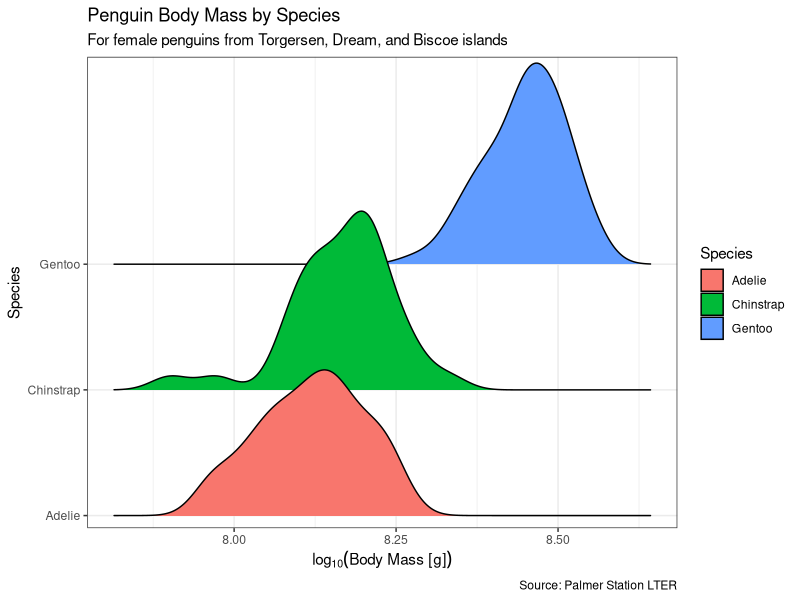
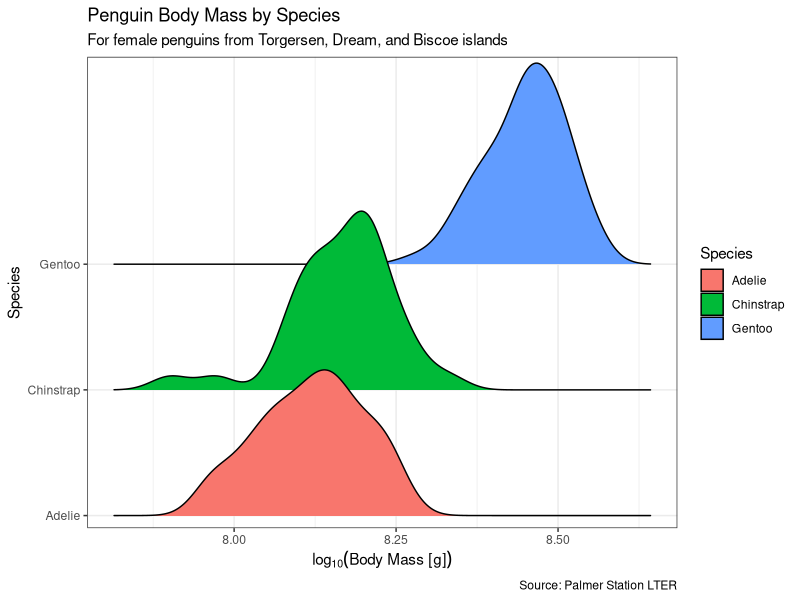

Generate these figures, in order, with R:
### Week 4 homework a code, using dplyr for data wrangling / plotting
### Created by Natalie Goeler-Slough
### Created on 2026-09-15

### loading libraries
library(palmerpenguins)
library(tidyverse)
library(here)
library(ggridges)

### loading data
#the data is part of the palmerpenguins package and is called penguins
glimpse(penguins)

### data analysis

#part 1: calculate mean and variance of body mass by species, island, and sex without any NAs
p1_penguins <- penguins |>
  drop_na(sex) |>  #dropping all NAs from sex column
  group_by(species, island, sex) |>  #grouping by species, island, and sex
  summarise(mean_body_mass = mean(body_mass_g, na.rm = TRUE),  #calculating mean body mass for each group, without NAs
            variance_body_mass = var(body_mass_g, na.rm = TRUE),  #calculating variance of body mass for each group, without NAs
            n = n())  #also looking at the number of values (sample size) for each group
p1_penguins


#part 2: filters out (i.e. excludes) male penguins, then calculates the log body mass, then selects only the columns for species, island, sex, and log body mass, then use these data to make any plot

#using dplyr and piping to do the above, making a ridgeline plot of log body mass across species
p2_penguins <- penguins |>
  filter(sex != "male") |>  #excluding males
  mutate(log_body_mass = log(body_mass_g)) |>  #log body mass
  select(species, island, sex, log_body_mass) |> #selecting those columns
  ggplot(aes(x = log_body_mass, y = species, fill = species)) +
  geom_density_ridges(scale=1.6)+ #making ridgeline plot, scale is changing the amount of overlap
  theme_bw()+
  scale_y_discrete(
    expand = expansion(add = c(0.1, 1.65)))+ #shifting y axis to make less room at the bottom and more at the top
  labs(title = "Penguin Body Mass by Species",  #adding a plot title
       y = "Species", 
       x = expression(log[10]("Body Mass [g]")),   #adding x and y axis labels, using expression to label log base 10
       subtitle = "For female penguins from Torgersen, Dream, and Biscoe islands",
       fill = "Species",
       caption = "Source: Palmer Station LTER")

p2_penguins 

ggsave(here("Week_04", "Output", "hw4a_penguin_plot.png"))
